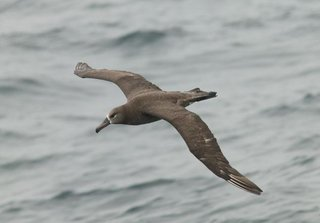
#> input picture data/1.jpg, 320 x 223 px
$ python hog.py
#> lines starting #> are read from the running program, lines starting #| are printed output that depends on the picture
#> further down, img is the input picture: PIL image 320x223 RGB; mean R, G, B 163.1, 167, 165.8
#!/usr/bin/python3
import numpy as np
from PIL import Image


def HOGFeatures(img, numGrad=9, cellSize=(16, 16), blockSize=(3, 3), normalise=False):
#> called with numGrad = 9, cellSize = (16, 16), blockSize = (3, 3), normalise = False
    img = np.atleast_2d(img)
    if img.ndim > 2:
        raise ValueError('Currently only supports grey-level images')

    if img.dtype.kind == 'u':  # convert uint image to float
        img = img.astype('float')
#> img: shape (223, 320) float64
    """
    The first stage applies an optional global image normalisation(sqrt or log)
    equalisation that is designed to reduce the influence of illumination
    effects. In practice we use gamma (power law) compression, either
    computing the square root or the log of each colour channel.
    Image texture strength is typically proportional to the local surface
    illumination so this compression helps to reduce the effects of local
    shadowing and illumination variations.
    """
    if normalise:
        img = np.sqrt(img)

    """
    The second stage computes first order image gradients with centered operators[-1,0,1] and [-1,0,1]^T.
    These capture contour, silhouette and some texture information, while providing
    further resistance to illumination variations. The locally dominant
    colour channel is used, which provides colour invariance to a large
    extent. Variant methods may also include second order image derivatives,
    which act as primitive bar detectors - a useful feature for capturing,
    e.g. bar like structures in bicycles and limbs in humans.
    """
    row, col = img.shape  # size of the image
#> row = 223; col = 320
    conx_data = np.zeros((row, col))
    cony_data = np.zeros((row, col))
    for cid in range(1, col - 1):  # horizonal gradient with operator [-1,0,1]
        conx_data[:, cid] = img[:, cid + 1] - img[:, cid - 1]
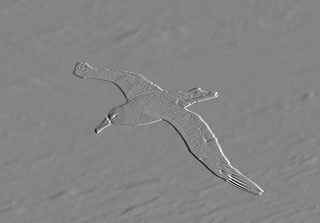
#> conx_data: shape (223, 320) float64; min -166, max 153, mean 0; drawn with min black and max white
    for rid in range(1, row - 1):  # vertical gradient with operator [-1,0,1]^T
        cony_data[rid, :] = img[rid + 1, :] - img[rid - 1, :]
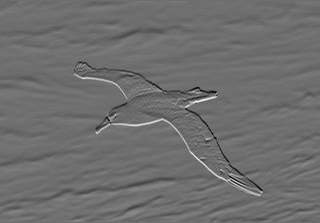
#> cony_data: shape (223, 320) float64; min -140, max 182, mean -0.2; drawn with min black and max white
    con_data = np.sqrt(conx_data ** 2 + cony_data ** 2)  # magnitude of gradient
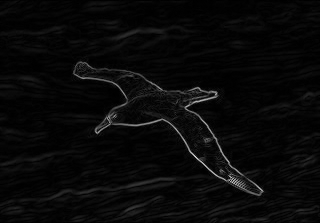
#> con_data: shape (223, 320) float64; min 0, max 217.1, mean 9
    angle_data = np.abs(np.arctan2(cony_data, conx_data)) % np.pi  # undirected
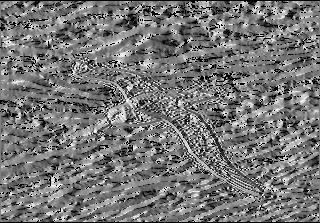
#> angle_data: shape (223, 320) float64; min 0, max 3.12, mean 1.44; drawn with min black and max white

    # [6 lines of commented-out code are left out]

    """
    The third stage aims to produce an encoding that is sensitive to
    local image content while remaining resistant to small changes in
    pose or appearance. The adopted method pools gradient orientation
    information locally in the same way as the SIFT [Lowe 2004]
    feature. The image window is divided into small spatial regions,
    called "cells". For each cell we accumulate a local 1-D histogram
    of gradient or edge orientations over all the pixels in the
    cell. This combined cell-level 1-D histogram forms the basic
    "orientation histogram" representation. Each orientation histogram
    divides the gradient angle range into a fixed number of
    predetermined bins. The gradient magnitudes of the pixels in the
    cell are used to vote into the orientation histogram.
    """
    cellsizex, cellsizey = cellSize
    blocksizex, blocksizey = blockSize  # number of cells a block contains
    n_cellx = row // cellsizex  # number of cells along x-axis
#> n_cellx = 13
    n_celly = col // cellsizey  # number of cells along y-axis
#> n_celly = 20
    hogWidth = n_celly - blocksizey + 1
#> hogWidth = 18
    hogHeight = n_cellx - blocksizex + 1
#> hogHeight = 11
    hogFea = np.zeros((hogWidth * hogHeight, blocksizex * blocksizey * numGrad))

    base = np.pi / numGrad  # the width of the range of angle split
    angle_index = np.floor(angle_data / base).astype('int')  # generate the index for each orientation
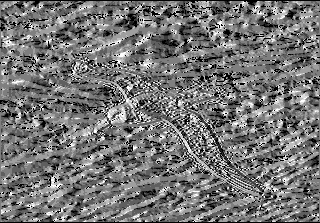
#> angle_index: shape (223, 320) int64; min 0, max 8, mean 3.65; drawn with min black and max white

    # histgram of gradient for each cell
    con_cell_data = np.zeros((n_cellx, n_celly, numGrad))
    for rid in range(n_cellx):
        for cid in range(n_celly):
            start_x = rid * cellsizex
            end_x = start_x + cellsizex
            start_y = cid * cellsizey
            end_y = start_y + cellsizey
            cell_angle_index = angle_index[start_x:end_x, start_y:end_y]
            cell_con = con_data[start_x:end_x, start_y:end_y]
            for ori_index in range(numGrad):
                pos = np.where(cell_angle_index == ori_index, cell_angle_index, -1)
                cell_con_filter = np.where(pos > -1, cell_con, 0)
                con_cell_data[rid, cid, ori_index] = np.sum(cell_con_filter)  # sum of all elements
    # collect histogram of gradient across cells
    blockcnt = 0
    for block_rid in range(hogHeight):
        for block_cid in range(hogWidth):
            b_startx = block_rid
            b_endx = b_startx + blocksizex
            b_starty = block_cid
            b_endy = b_starty + blocksizey
            block_con = con_cell_data[b_startx:b_endx, b_starty:b_endy, :]
            hogFea[blockcnt] = block_con.flatten()  # cascade of HoG for the cells in a block
            blockcnt += 1
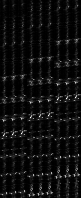
#> hogFea: shape (198, 81) float64; min 0, max 4471.7, mean 265.2; drawn with min black and max white
#> after the loop, blockcnt = 198
    """
    The fourth stage computes normalisation with L2-norm, which takes local groups of
    cells and contrast normalises their overall responses before passing
    to next stage. Normalisation introduces better invariance to illumination,
    shadowing, and edge contrast. It is performed by accumulating a measure
    of local histogram "energy" over local groups of cells that we call
    "blocks". The result is used to normalise each cell in the block.
    Typically each individual cell is shared between several blocks, but
    its normalisations are block dependent and thus different. The cell
    thus appears several times in the final output vector with different
    normalisations. This may seem redundant but it improves the performance.
    We refer to the normalised block descriptors as Histogram of Oriented
    Gradient (HOG) descriptors.
    """
    eps = 1e-5
    for rid in range(hogHeight * hogWidth):
        denominator = np.sqrt(np.sum(hogFea[rid] ** 2) + eps)
        hogFea[rid] = hogFea[rid] / denominator
#> this loop made 198 passes
#> denominator on passes 1 to 3: 2238.2, 2252.8, 2063.9
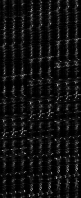
#> hogFea: shape (198, 81) float64; min 0, max 0.689, mean 0.067

    return hogFea.flatten()


if __name__ == '__main__':
    filename = 'data/1.jpg'
    img = Image.open(filename)
    img = img.convert('L')
    im = np.array(img)
    hog_feat = HOGFeatures(im)
#> hog_feat = 16038 values, max 0.689 at index 12854, min 0 at index 8, mean 0.067
    print(hog_feat)
#> (printed output is left out)
    print(len(hog_feat))
#| 16038

$ run again, with data/2.jpg copied over data/1.jpg
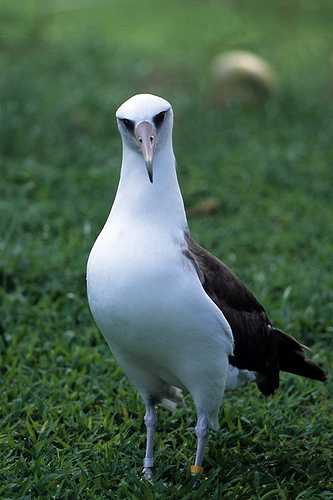
#> input picture data/2.jpg, 333 x 500 px
#> img is the input picture: PIL image 333x500 RGB; mean R, G, B 69.5, 95.2, 74.4
#> after the loop in HOGFeatures, `for rid in range(1, row - 1):`:
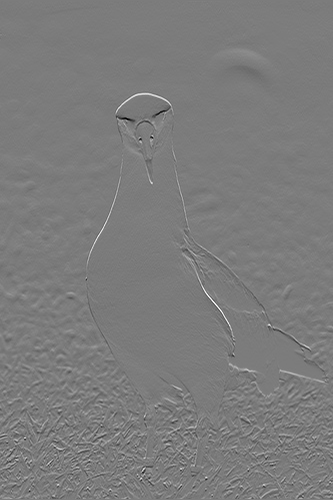
#> cony_data: shape (500, 333) float64; min -240, max 252, mean -0.2; drawn with min black and max white
#> after the loop in HOGFeatures, `for block_rid in range(hogHeight):`: blockcnt = 522
#> the loop in HOGFeatures, `for rid in range(hogHeight * hogWidth):` made 522 passes
#> denominator on passes 1 to 3: 1179.5, 1174.3, 1143.8
#> after the loop in HOGFeatures, `for rid in range(hogHeight * hogWidth):`:
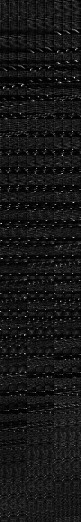
#> hogFea: shape (522, 81) float64; min 0, max 0.918, mean 0.0892
#> (printed output is left out)
#| 42282

$ run again, with data/3.jpg copied over data/1.jpg
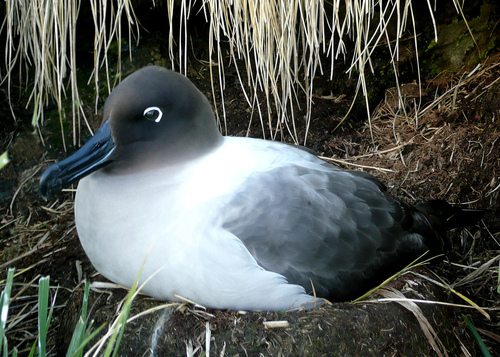
#> input picture data/3.jpg, 500 x 357 px
#> img is the input picture: PIL image 500x357 RGB; mean R, G, B 84.2, 88.8, 84.1
#> after the loop in HOGFeatures, `for rid in range(1, row - 1):`:
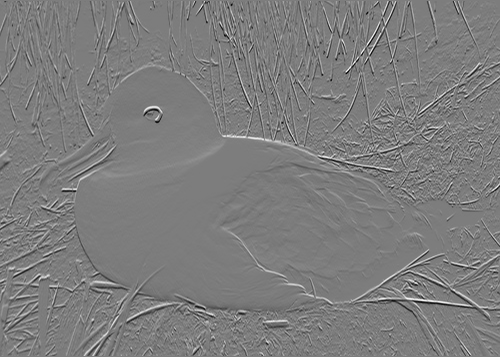
#> cony_data: shape (357, 500) float64; min -246, max 254, mean -0.2; drawn with min black and max white
#> after the loop in HOGFeatures, `for block_rid in range(hogHeight):`: blockcnt = 580
#> the loop in HOGFeatures, `for rid in range(hogHeight * hogWidth):` made 580 passes
#> denominator on passes 1 to 3: 28349.2, 33260.7, 37855.7
#> after the loop in HOGFeatures, `for rid in range(hogHeight * hogWidth):`:
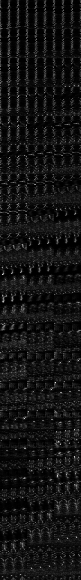
#> hogFea: shape (580, 81) float64; min 0, max 0.901, mean 0.0772
#> (printed output is left out)
#| 46980
